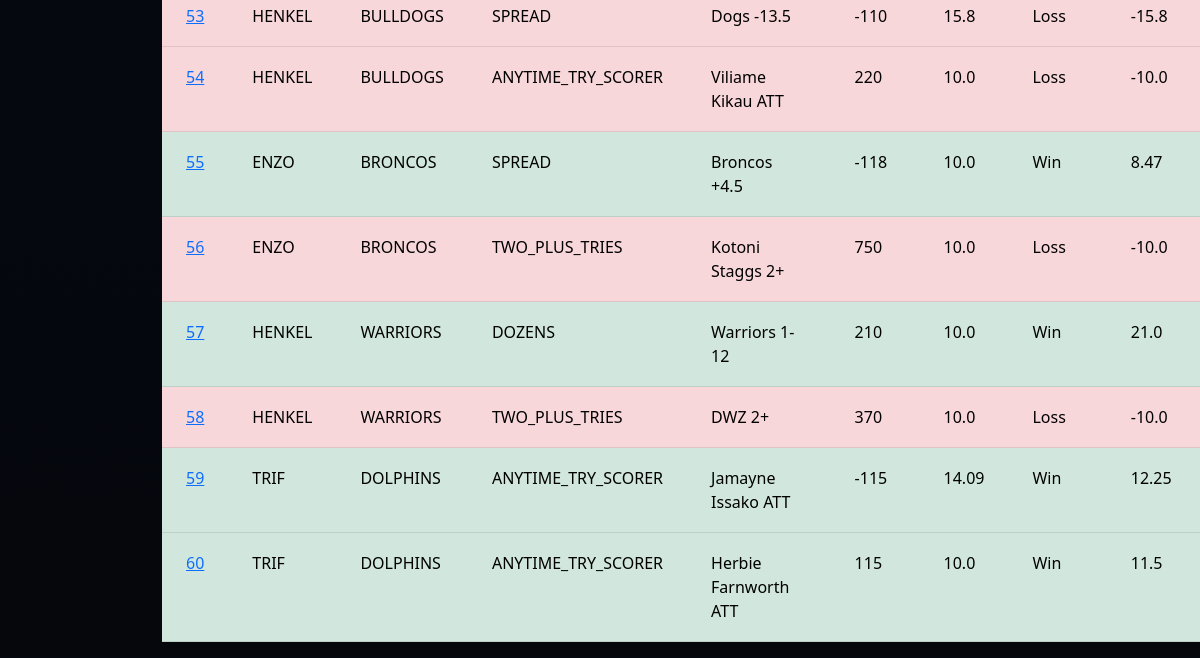
The app's page /transactions (lower part), older data.
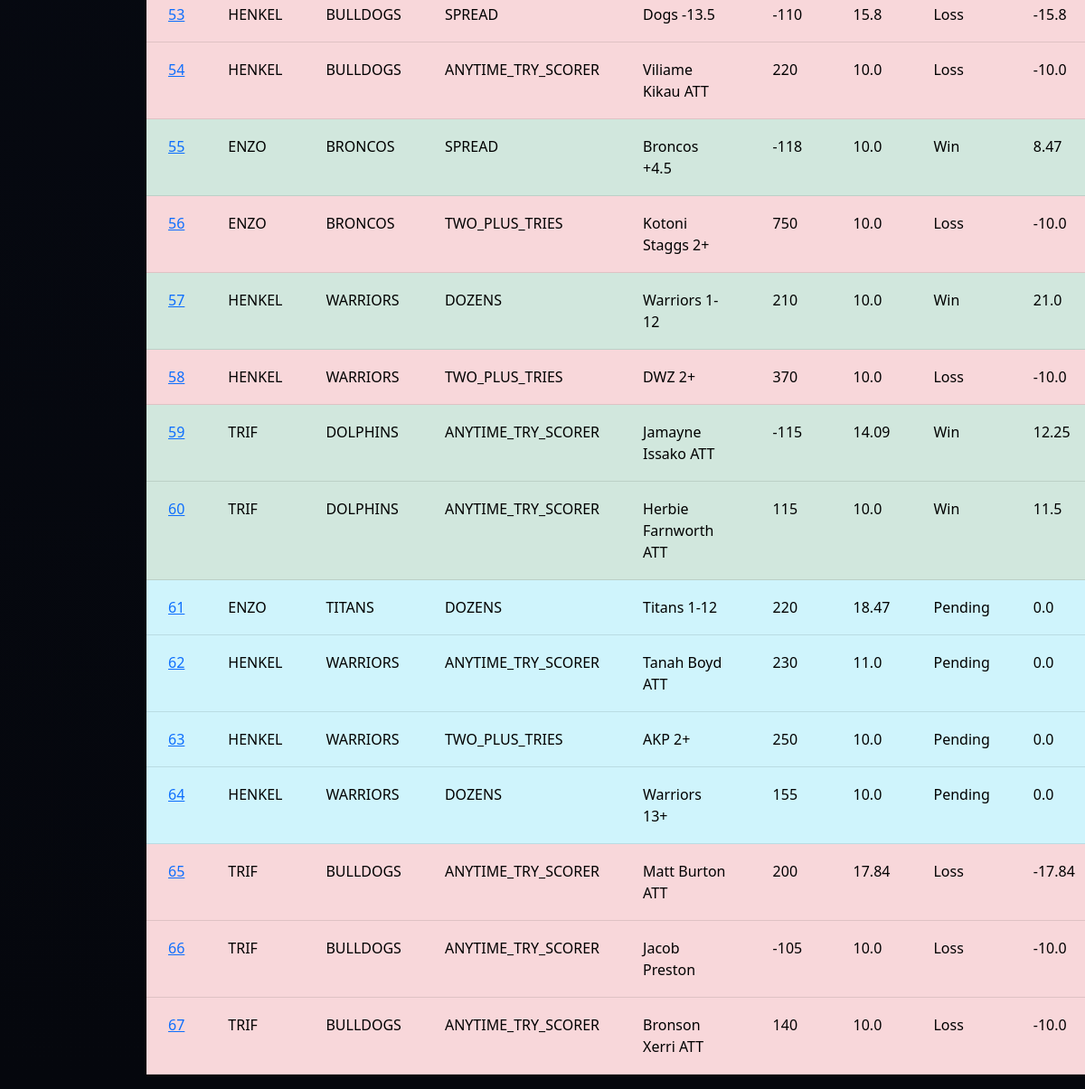
The same page, newer data.
### tables this page shows
CREATE TABLE Transactions (
                            ID INTEGER PRIMARY KEY AUTOINCREMENT,
                            PlayerID INTEGER,
                            Team TEXT,
                            BetType TEXT,
                            Description TEXT,
                            Odds INTEGER,
                            AmountBet REAL,
                            Status TEXT,
                            AmountWon REAL,
                            FOREIGN KEY(PlayerID) REFERENCES Players(ID)
                        );

CREATE TABLE Players (
                        ID INTEGER PRIMARY KEY AUTOINCREMENT,
                        Name TEXT,
                        BetsPlaced INTEGER,
                        SuccessRate REAL,
                        Bank REAL
                    );

### app.py (the view)
@app.route("/transactions")
def transactions():
    db = get_db(DB)
    data = db.execute("""
        SELECT Transactions.*, Players.Name
        FROM Transactions
        JOIN Players ON Players.ID = Transactions.PlayerID
    """).fetchall()
    return render_template("transactions.html", transactions=data)

### app.py (called while the page is built)
def get_db(DB):
    try:
        db = sqlite3.connect(DB)
        return db
    except sqlite3.Error as e:
        print(f"Error opening database: {e}")
        return None

### templates/transactions.html (shortened to what this page needs)
{% extends "base.html" %}
{% block content %}
<table class="table transaction-table">
    {% for p in transactions %}
    {% if p[7] == "Win" %}
    <tr class="table-success">
    {% elif p[7] == "Loss" %}
    <tr class="table-danger">
    {% elif p[7] == "Pending" %}
    <tr class="table-info">
    {% else %}
    <tr class="table-primary">
    {% endif %}
        <td>
            <a href="{{ url_for('player', id=p[0]) }}">
                {{ p[0] }}
            </a>
        </td>
        <td>{{ p[9] }}</td>
        <td>{{ p[2] }}</td>
        <td>{{ p[3] }}</td>
        <td>{{ p[4] }}</td>
        <td>{{ p[5] }}</td>
        <td>{{ p[6] }}</td>
        <td>{{ p[7] }}</td>
        <td>{{ p[8] }}</td>
    </tr>
    {% endfor %}
</table>
{% endblock %}

Row changes from the older to the newer data that the page shows:
added Transactions: ID "61", Name "ENZO", Team "TITANS", BetType "DOZENS", Description "Titans 1-12", Odds "220", AmountBet "18.47", Status "Pending", AmountWon "0.0"
added Transactions: ID "62", Name "HENKEL", Team "WARRIORS", BetType "ANYTIME_TRY_SCORER", Description "Tanah Boyd ATT", Odds "230", AmountBet "11.0", Status "Pending", AmountWon "0.0"
added Transactions: ID "63", Name "HENKEL", Team "WARRIORS", BetType "TWO_PLUS_TRIES", Description "AKP 2+", Odds "250", AmountBet "10.0", Status "Pending", AmountWon "0.0"
added Transactions: ID "64", Name "HENKEL", Team "WARRIORS", BetType "DOZENS", Description "Warriors 13+", Odds "155", AmountBet "10.0", Status "Pending", AmountWon "0.0"
added Transactions: ID "65", Name "TRIF", Team "BULLDOGS", BetType "ANYTIME_TRY_SCORER", Description "Matt Burton ATT", Odds "200", AmountBet "17.84", Status "Loss", AmountWon "-17.84"
added Transactions: ID "66", Name "TRIF", Team "BULLDOGS", BetType "ANYTIME_TRY_SCORER", Description "Jacob Preston", Odds "-105", AmountBet "10.0", Status "Loss", AmountWon "-10.0"
added Transactions: ID "67", Name "TRIF", Team "BULLDOGS", BetType "ANYTIME_TRY_SCORER", Description "Bronson Xerri ATT", Odds "140", AmountBet "10.0", Status "Loss", AmountWon "-10.0"
